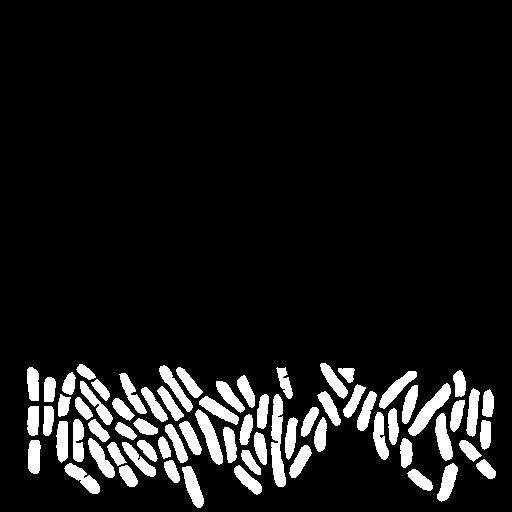
#> input picture cba_fluo_outimg.tif, 512 x 512 px
$ python -i createbacteria.py   (imports and definitions only)   (older library calls are emulated)
#> lines starting #> are read from the running program, lines starting #| are printed output that depends on the picture; after the words box and inside, x2 and y2 are one past the last pixel; in counts of white or black regions, pixels touching at a corner belong together
''''
img is the classified image
'''


import numpy as np
import cv2
from matplotlib import pyplot as plt
import skimage.morphology as skmorph
from scipy.ndimage import label
import scipy as sp
import gaussianRectangle
from sklearn.cluster import k_means_
import itertools
import sklearn

# [599 lines left out: functions findAreaDistribution, removeBoundaryLabel, labelDilation, evaluateSegmentation2, findAverageimage, rotateImage and 19 more, not called in this run]

def separateBacteria(data):
    '''separateBacteria(data)-> separatedimage '''
    finalimg = np.copy(data)
    RADIUS = 9

    skeldata = skmorph.skeletonize(data)
    skeldata = prunSkeleton(5,skeldata)
    skelcoord = np.argwhere(skeldata)
    weightarray = np.zeros(skelcoord.shape)
    lengtharray = np.zeros(skelcoord.shape[0])
    for ii in range(skelcoord.shape[0]):
        tempskel = np.copy(skeldata)
        tempskel[skelcoord[ii, 0], skelcoord[ii, 1]] = 0
        labelimg, nums = label(tempskel,np.ones((3,3)))
        #print(nums)
        if (nums == 2):
            skel1 = labelimg == 1
            skelimg1 = skeletontoImage(skel1, RADIUS)
            #skel1 = cb.prunSkeleton(5, skel1)
            weightarray[ii,0] = np.argwhere(skelimg1).shape[0]/findConvexarea(skelimg1)
            skel2 = labelimg == 2
            skelimg2 = skeletontoImage(skel2, RADIUS)
            #skel2 = cb.prunSkeleton(5, skel2)
            weightarray[ii, 1] = np.argwhere(skelimg2).shape[0]/findConvexarea(skelimg2)
            lengtharray[ii] = (np.argwhere(skel1).shape[0] + np.argwhere(skel2).shape[0])/(np.abs(np.argwhere(skel1).shape[0] - np.argwhere(skel2).shape[0]) + 1)
    sumval = weightarray[:, 0] + weightarray[:, 1]
#    tot = 0.0*(lengtharray/lengtharray.max()) + 1.0 *(sumval/sumval.max())
    tot = 0.9*(lengtharray/lengtharray.max()) + 0.1 *(sumval/sumval.max())
    optimloc = np.argwhere(tot == tot.max())
    tempskel = np.copy(skeldata)
    tempskel[skelcoord[optimloc, 0], skelcoord[optimloc, 1]] = 0
    labelimg, nums = label(tempskel,np.ones((3,3)))
    if (nums == 2):
        skelimg1 = skeletontoImage( labelimg == 1, RADIUS)
        skelimg2 = skeletontoImage( labelimg == 2, RADIUS)
#        skelimg1 = skeletontoImage(prunSkeleton(5, labelimg == 1), RADIUS)
#        skelimg2 = skeletontoImage(prunSkeleton(5, labelimg == 2), RADIUS)
        finalimg = skelimg1 + 2*skelimg2
        common = np.argwhere(finalimg == 3)
        #tempskel[common[:, 0], common[:, 1]] = 0
        labelimg, nums = label(tempskel,np.ones((3,3)))
        skelimg1 = skeletontoImage(prunSkeleton(1, labelimg == 1), RADIUS)
        skelimg2 = skeletontoImage(prunSkeleton(1, labelimg == 2), RADIUS)
        finalimg = skelimg1 + 2*skelimg2
    #finalimg[common[:, 0], common[:, 1]] = 0
    return(finalimg, optimloc)

#    return(skelimg1, skelimg2)
# [157 lines left out: functions skeletontoImage, segmentIrregular, bacteriaFit, bacteriaFitCriteria, createBacteria2, breakSkeleton and 1 more, not called in this run]


def findSkeletonEndpoints(skeldata):
    '''findSkeletonEndpoints(skeldata) --> return skeleton endpoints '''
    endpt =[]
    skelcoord = np.argwhere(skeldata)
    for ii in range(skelcoord.shape[0]):
        if(skeldata[skelcoord[ii][0]-1:skelcoord[ii][0] + 2, skelcoord[ii][1] - 1 : skelcoord[ii][1] + 2].sum() == 2):
            endpt.append([skelcoord[ii][0], skelcoord[ii][1]])
    endpt = np.array(endpt)
    return(endpt)

def prunSkeleton(times, data):
    '''prunSkeleton(times) --> skeldat pruned 10 pixels and regown'''
    skeldata = skmorph.skeletonize(data)
    #prune
    initskel = np.copy(skeldata)
    for ii in range(times):
        endpts = findSkeletonEndpoints(skeldata)
        skeldata[endpts[:, 0], endpts[:, 1]] = 0
    #grow
    for ii in range(times):
        endpts = findSkeletonEndpoints(skeldata)
        for ii in range(endpts.shape[0]):
            skeldata[endpts[ii][0]-1:endpts[ii][0] + 2, endpts[ii][1] - 1 : endpts[ii][1] + 2] = 1
            skeldata = initskel * skeldata
    return(skeldata)

# [202 lines left out: functions createCircle, createRing, createCircleEdge, findConvexarea, irregularShapeDetect, extractProperties and 6 more, not called in this run]

>>> import cv2
>>> picture = cv2.imread('cba_fluo_outimg.tif')
#> picture is the input picture: shape (512, 512, 3); values 0 (black) and 1 (white), 9.3% white; 70 white regions, largest, box (x1, y1, x2, y2) and area: (271, 394, 286, 487) 900, (408, 383, 451, 436) 734, (195, 409, 223, 465) 623
>>> result = separateBacteria(picture)
#> in separateBacteria, `skeldata = skmorph.skeletonize(data)`:
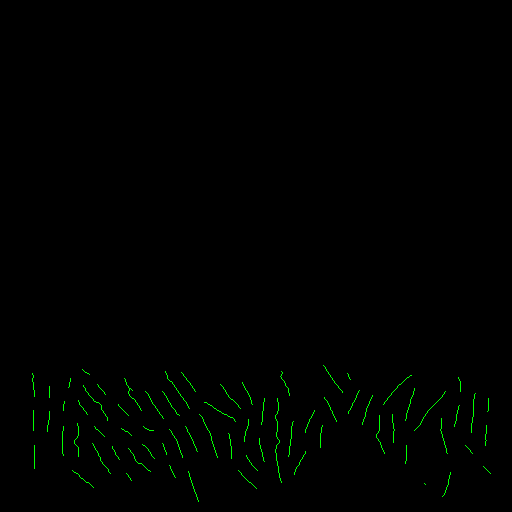
#> skeldata: shape (512, 512, 3) bool; mean B, G, R 0, 0.00634, 0
#> after the loop in prunSkeleton, `for ii in range(times):`:
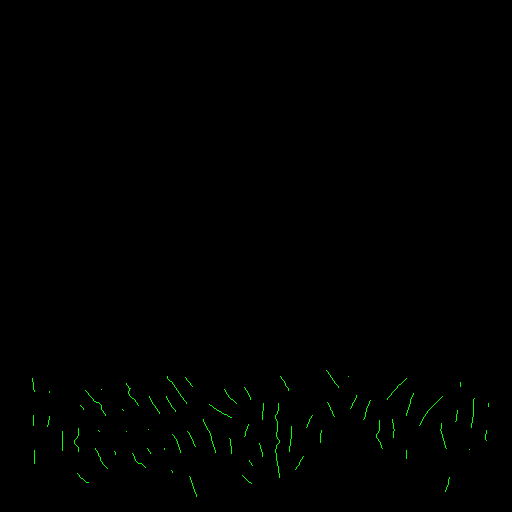
#> skeldata: shape (512, 512, 3) bool; 0.26% of pixels changed, all inside (x1, y1, x2, y2) = (32, 365, 491, 502)
#> in separateBacteria, `skelcoord = np.argwhere(skeldata)`: skelcoord = 1571 rows, first 8: [365, 323, 1], [366, 324, 1], [367, 325, 1], [368, 325, 1], [369, 326, 1], [370, 326, 1], [371, 165, 1], [371, 281, 1]
#> (the run stopped early here; a loop or call above may not have finished)
